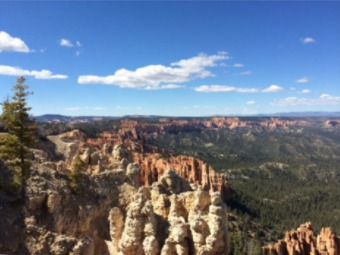
#> input picture video_operations/image1.jpeg, 340 x 255 px
$ python stitch.py --first image1.jpeg --second image2.jpeg
#> lines starting #> are read from the running program, lines starting #| are printed output that depends on the picture
### video_operations/helper/panorama.py
import numpy as np
import cv2
import imutils


class Stitcher:
	def __init__(self):
		# determine if we are using OpenCV v3.X
		self.isv3 = imutils.is_cv3(or_better=True)

	def stitch(self, images, ratio=0.75, reprojThresh=4.0,showMatches=False):

		(imageB, imageA) = images
		(kpsA, featuresA) = self.detectAndDescribe(imageA)
		(kpsB, featuresB) = self.detectAndDescribe(imageB)

		M = self.matchKeypoints(kpsA, kpsB,featuresA, featuresB, ratio, reprojThresh)

		if M is None:
			return None

		(matches, H, status) = M
		result = cv2.warpPerspective(imageA, H,(imageA.shape[1] + imageB.shape[1], imageA.shape[0]))
		result[0:imageB.shape[0], 0:imageB.shape[1]] = imageB

		if showMatches:
			vis = self.drawMatches(imageA, imageB, kpsA, kpsB, matches,status)
			return (result, vis)

		return result

	def detectAndDescribe(self, image):
		# convert the image to grayscale
		gray = cv2.cvtColor(image, cv2.COLOR_BGR2GRAY)
		# check to see if we are using OpenCV 3.X
		if self.isv3:
			# detect and extract features from the image
			descriptor = cv2.xfeatures2d.SIFT_create()
			(kps, features) = descriptor.detectAndCompute(image, None)
		# otherwise, we are using OpenCV 2.4.X
		else:
			# detect keypoints in the image
			detector = cv2.FeatureDetector_create("SIFT")
			kps = detector.detect(gray)
			# extract features from the image
			extractor = cv2.DescriptorExtractor_create("SIFT")
			(kps, features) = extractor.compute(gray, kps)
		# convert the keypoints from KeyPoint objects to NumPy
		# arrays
		kps = np.float32([kp.pt for kp in kps])
		# return a tuple of keypoints and features
		return (kps, features)

	def matchKeypoints(self, kpsA, kpsB, featuresA, featuresB,ratio, reprojThresh):

		matcher = cv2.DescriptorMatcher_create("BruteForce")
		rawMatches = matcher.knnMatch(featuresA, featuresB, 2)
		matches = []

		for m in rawMatches:
			if len(m) == 2 and m[0].distance < m[1].distance * ratio:
				matches.append((m[0].trainIdx, m[0].queryIdx))

		if len(matches) > 4:
			ptsA = np.float32([kpsA[i] for (_, i) in matches])
			ptsB = np.float32([kpsB[i] for (i, _) in matches])

			(H, status) = cv2.findHomography(ptsA, ptsB, cv2.RANSAC,reprojThresh)

			return (matches, H, status)

		return None

	def drawMatches(self, imageA, imageB, kpsA, kpsB, matches, status):
		(hA, wA) = imageA.shape[:2]
		(hB, wB) = imageB.shape[:2]

		vis = np.zeros((max(hA, hB), wA + wB, 3), dtype="uint8")
		vis[0:hA, 0:wA] = imageA
		vis[0:hB, wA:] = imageB

		for ((trainIdx, queryIdx), s) in zip(matches, status):
			if s == 1:
				ptA = (int(kpsA[queryIdx][0]), int(kpsA[queryIdx][1]))

				ptB = (int(kpsB[trainIdx][0]) + wA, int(kpsB[trainIdx][1]))
				cv2.line(vis, ptA, ptB, (0, 255, 0), 1)

		return vis

### video_operations/stitch.py
from helper.panorama import Stitcher
import argparse
import imutils
import cv2

ap = argparse.ArgumentParser()
ap.add_argument("-f", "--first", required=True,
	help="path to the first image")
ap.add_argument("-s", "--second", required=True,
	help="path to the second image")
args = vars(ap.parse_args())

imageA = cv2.imread(args["first"])
#> imageA is the input picture: shape (255, 340, 3); mean B, G, R 137.6, 118.4, 105.9
imageB = cv2.imread(args["second"])
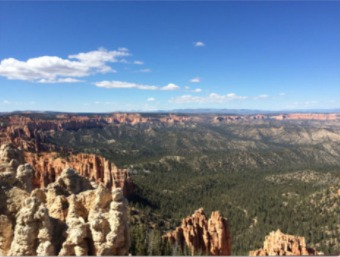
#> input picture video_operations/image2.jpeg, 340 x 257 px
#> imageB is the input picture: shape (257, 340, 3); mean B, G, R 140.7, 123.1, 110.1
imageA = imutils.resize(imageA, width=400)
#> imageA: shape (300, 400, 3)
imageB = imutils.resize(imageB, width=400)
#> imageB: shape (302, 400, 3)
# stitch the images together to create a panorama
stitcher = Stitcher()
(result, vis) = stitcher.stitch([imageA, imageB], showMatches=True)
#> in detectAndDescribe, `gray = cv2.cvtColor(image, cv2.COLOR_BGR2GRAY)`:
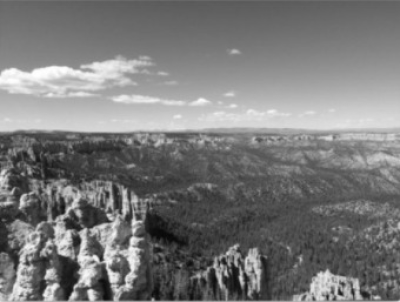
#> gray: shape (302, 400); min 8, max 255, mean 121.1
#> in detectAndDescribe, `kps = detector.detect(gray)`: kps = 1134 keypoints; strongest (x, y, size): (113, 277, 7), (76, 241, 6.7), (86, 275, 10.8), (340, 293, 3.3)
#> in detectAndDescribe, `kps = np.float32([kp.pt for kp in kps])`: kps = 1134 pairs, first value 2.69 to 396.9, second value 51.24 to 299.1
#> in stitch, `(kpsA, featuresA) = self.detectAndDescribe(imageA)`: kpsA has the same summary as kps in detectAndDescribe
#> in detectAndDescribe (call 2), `gray = cv2.cvtColor(image, cv2.COLOR_BGR2GRAY)`:
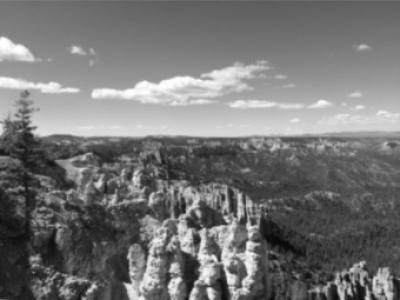
#> gray: shape (300, 400); min 8, max 255, mean 116.8
#> in detectAndDescribe (call 2), `kps = detector.detect(gray)`: kps = 1250 keypoints; strongest (x, y, size): (231, 279, 6.8), (210, 292, 5.7), (206, 274, 10.1), (196, 240, 6.1)
#> in detectAndDescribe (call 2), `kps = np.float32([kp.pt for kp in kps])`: kps = 1250 pairs, first value 3.43 to 393.1, second value 39.88 to 296.8
#> in stitch, `(kpsB, featuresB) = self.detectAndDescribe(imageB)`: kpsB has the same summary as kps in detectAndDescribe
#> in matchKeypoints, `rawMatches = matcher.knnMatch(featuresA, featuresB, 2)`: rawMatches = 1134 matches
#> after the loop in matchKeypoints, `for m in rawMatches:`: matches = 483 pairs, first value 341 to 1248, second value 3 to 1041
#> in matchKeypoints, `ptsA = np.float32([kpsA[i] for (_, i) in matches])`: ptsA = 483 pairs, first value 3.24 to 371, second value 51.24 to 296.3
#> in matchKeypoints, `ptsB = np.float32([kpsB[i] for (i, _) in matches])`: ptsB = 483 pairs, first value 95.94 to 393.1, second value 46.67 to 296.2
#> in matchKeypoints, `(H, status) = cv2.findHomography(ptsA, ptsB, cv2.RANSAC,reprojThresh)`: H = [[0.64, 0.000425, 133.9], [-0.128, 0.878, 21.5], [-0.000903, 2.61e-06, 1]]; status = 483 values, max 1 at index 0, min 0 at index 9, mean 0.983
#> in stitch, `result[0:imageB.shape[0], 0:imageB.shape[1]] = imageB`:
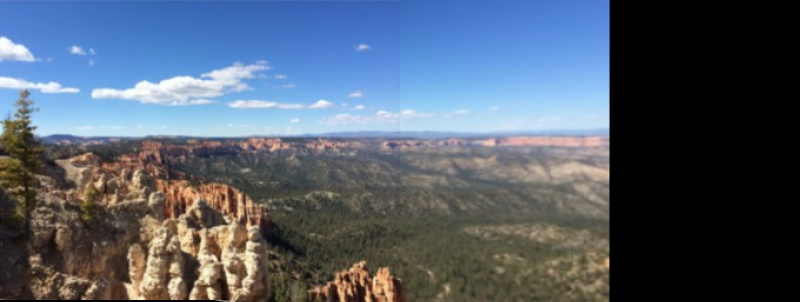
#> result: shape (302, 800, 3); mean B, G, R 108.9, 94, 83
#> in drawMatches, `vis[0:hA, 0:wA] = imageA`:
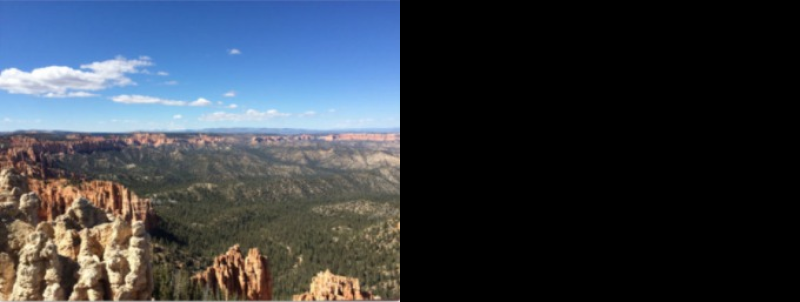
#> vis: shape (302, 800, 3); mean B, G, R 70.3, 61.5, 55
#> in drawMatches, `vis[0:hB, wA:] = imageB`:
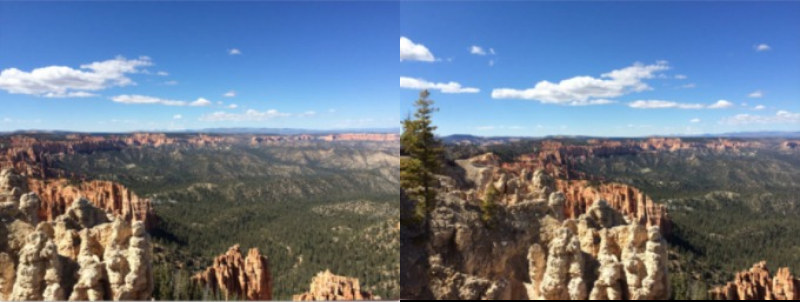
#> vis: shape (302, 800, 3); mean B, G, R 138.6, 120.3, 107.6
#> the loop in drawMatches, `for ((trainIdx, queryIdx), s) in zip(matches, status):` made 483 passes
#> (trainIdx, queryIdx, s, ptA, ptB) on passes 1, 2, 3, 4, 5, 6, 7, 8, 9, 11, 12, 13: (474, 3, [1], (3, 219), (536, 214)), (475, 6, [1], (3, 199), (536, 195)), (476, 7, [1], (4, 192), (537, 190)), (478, 11, [1], (6, 185), (538, 184)), (487, 17, [1], (7, 198), (540, 196)), (486, 19, [1], (8, 275), (540, 264)), (490, 23, [1], (9, 150), (540, 153)), (492, 25, [1], (9, 188), (540, 187)), (497, 27, [1], (10, 219), (541, 215)), (500, 31, [1], (11, 244), (542, 237)), (501, 34, [1], (11, 192), (542, 190)), (502, 35, [1], (11, 265), (542, 255))
#> (ptA, ptB) on passes 61 to 66: ((33, 180), (559, 180)), ((33, 195), (560, 194)), ((34, 261), (561, 254)), ((34, 249), (561, 244)), ((34, 236), (561, 231)), ((35, 175), (561, 176))
#> after the loop in drawMatches, `for ((trainIdx, queryIdx), s) in zip(matches, status):`:
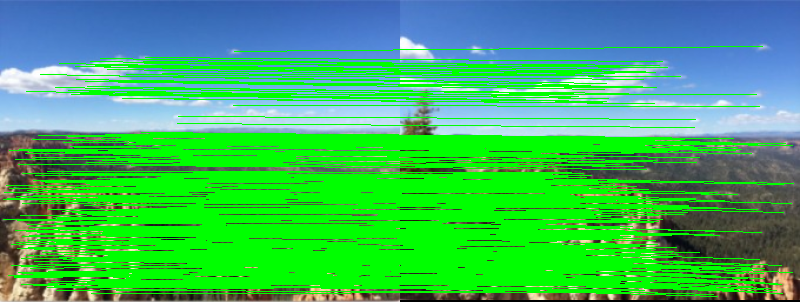
#> vis: shape (302, 800, 3); mean B, G, R 97.5, 182.4, 62.7
# show the images
cv2.imshow("Image A", imageA)
cv2.imshow("Image B", imageB)
cv2.imshow("Keypoint Matches", vis)
cv2.imshow("Result", result)
cv2.waitKey(0)
